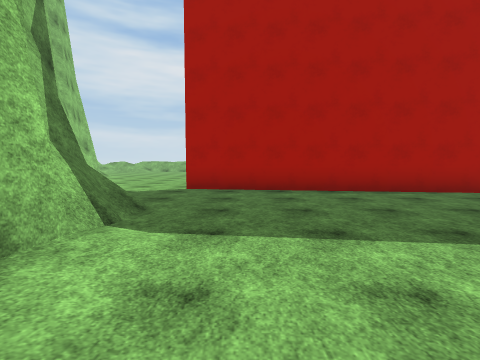
view 1 (above)

17 first-person views from a walk through a Unity game level. The camera is 1.2 m above the floor, tilts 4° down and sees 85° across. The floor is counted in squares, 2 m on a side. Each view is taken from the middle of a square. On the plan, view 1 faces up. The plan holds only what a view shows up to about 9 squares ahead; the rest is blank. The place goes on beyond the plan. Surface patterns are stand-ins for the level's own textures.

view 2
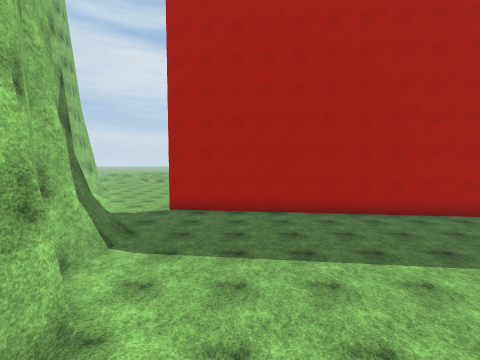

view 3
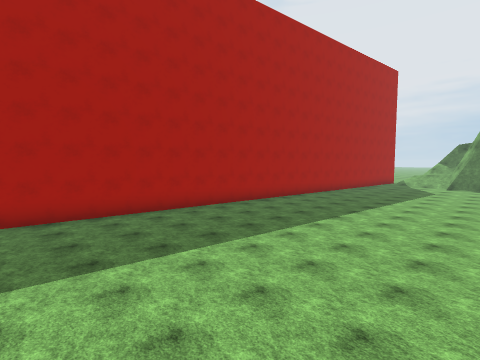

view 4
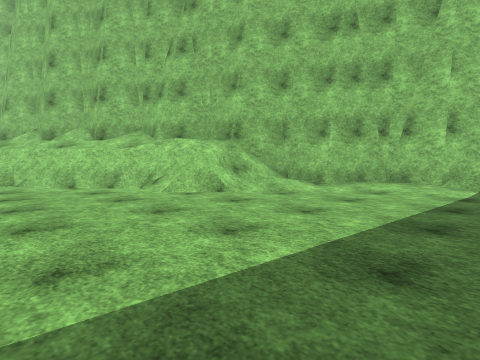

view 5
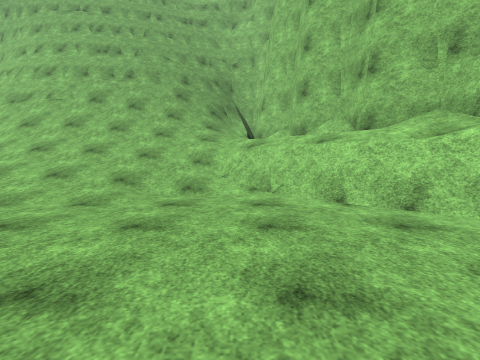

view 6
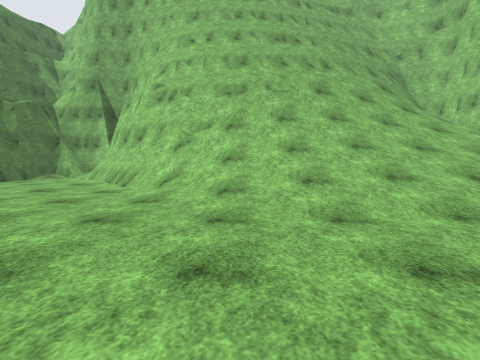

view 7
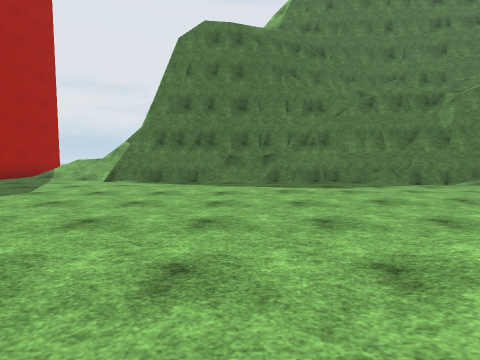

view 8
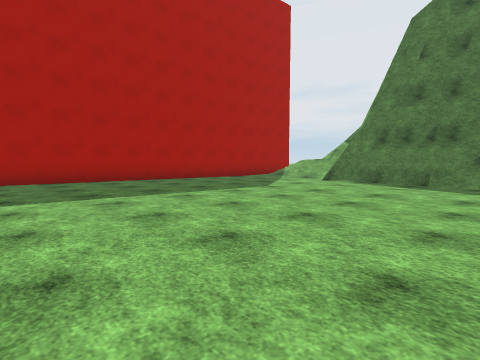

view 9
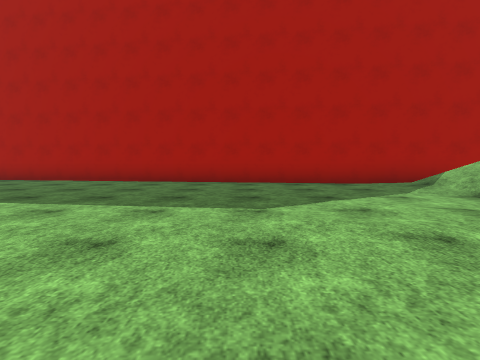

view 10
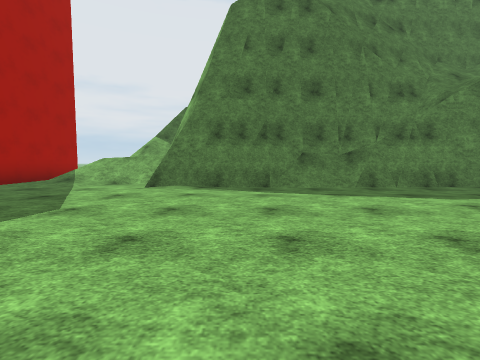

view 11
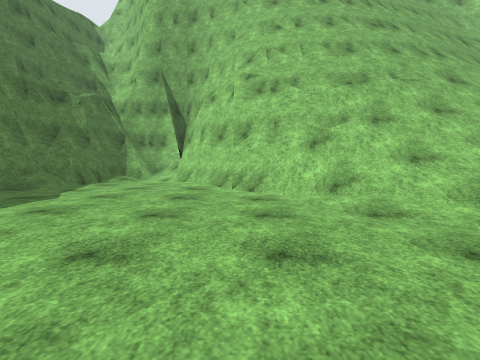

view 12
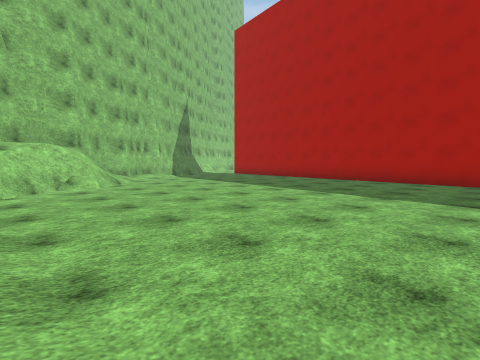

view 13
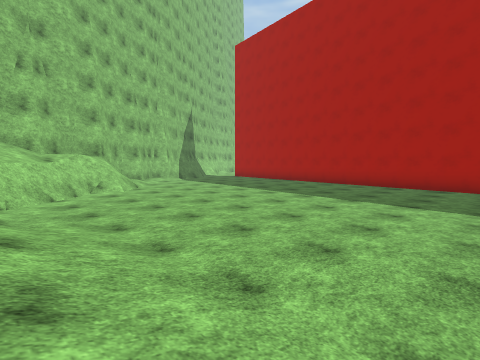

view 14
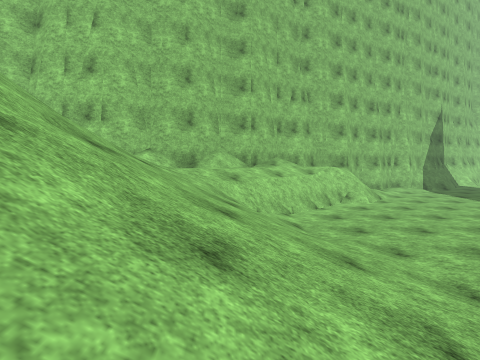

view 15
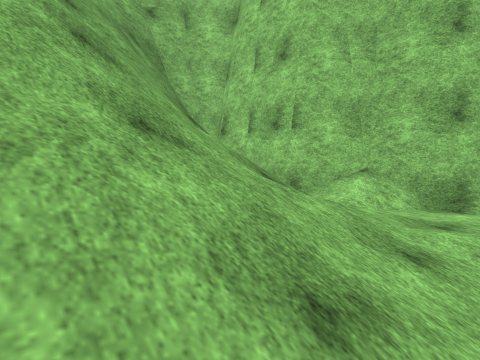

view 16
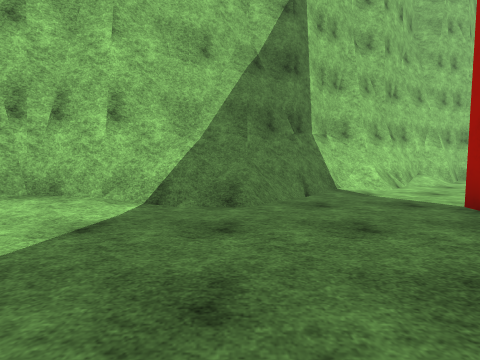

view 17
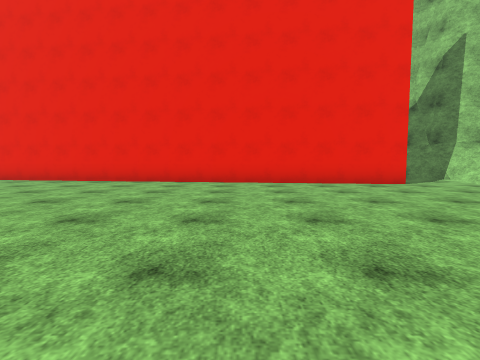

### Floor plan
Key: @ floor where view 1 was taken; # wall or solid block; . floor; / step, stairs or slope; = window, fence, low wall or low ledge.
Columns run from 4 left of view 1 to 23 right of it. Each row starts with its distance up from view 1.
 14        .
 13       ...
 12      .....
 11     .......
 10    .........
  9 .............
  8 ..............
  7 #..####.......
  6 #/....#########
  5 ##/...........#########
  4  #/................... #####
  3  ##......................//
  2   #/.....................//=
  1   ##.....................//
  0    #@/..................###
 -1    ##//.................##
 -2     #//.................##
 -3     ###/.................#
 -4      ###/../////.........#
 -5       #/=/////////......=#
 -6       #////////////.....##
 -7       ##///////////.....##
 -8        #/////////###/...#
 -9        ##//////######/.##
-10         # ///####   #/.##
-11         #######       ##

Where each view was taken, in squares from view 1:
view 1: 0 up, 0 right, facing up
view 2: 2 down, 1 right, facing up
view 3: 2 down, 1 right, facing up-right
view 4: 3 up, 5 right, facing down-left
view 5: 0 up, 5 right, facing down
view 6: 1 down, 12 right, facing down
view 7: 4 down, 12 right, facing right
view 8: 4 down, 12 right, facing up-right
view 9: 3 down, 17 right, facing up
view 10: 2 down, 14 right, facing right
view 11: 2 down, 15 right, facing down
view 12: 4 down, 10 right, facing up-left
view 13: 5 down, 11 right, facing up-left
view 14: 6 down, 11 right, facing left
view 15: 7 down, 8 right, facing down-left
view 16: 4 up, 2 right, facing left
view 17: 14 up, 3 right, facing down
